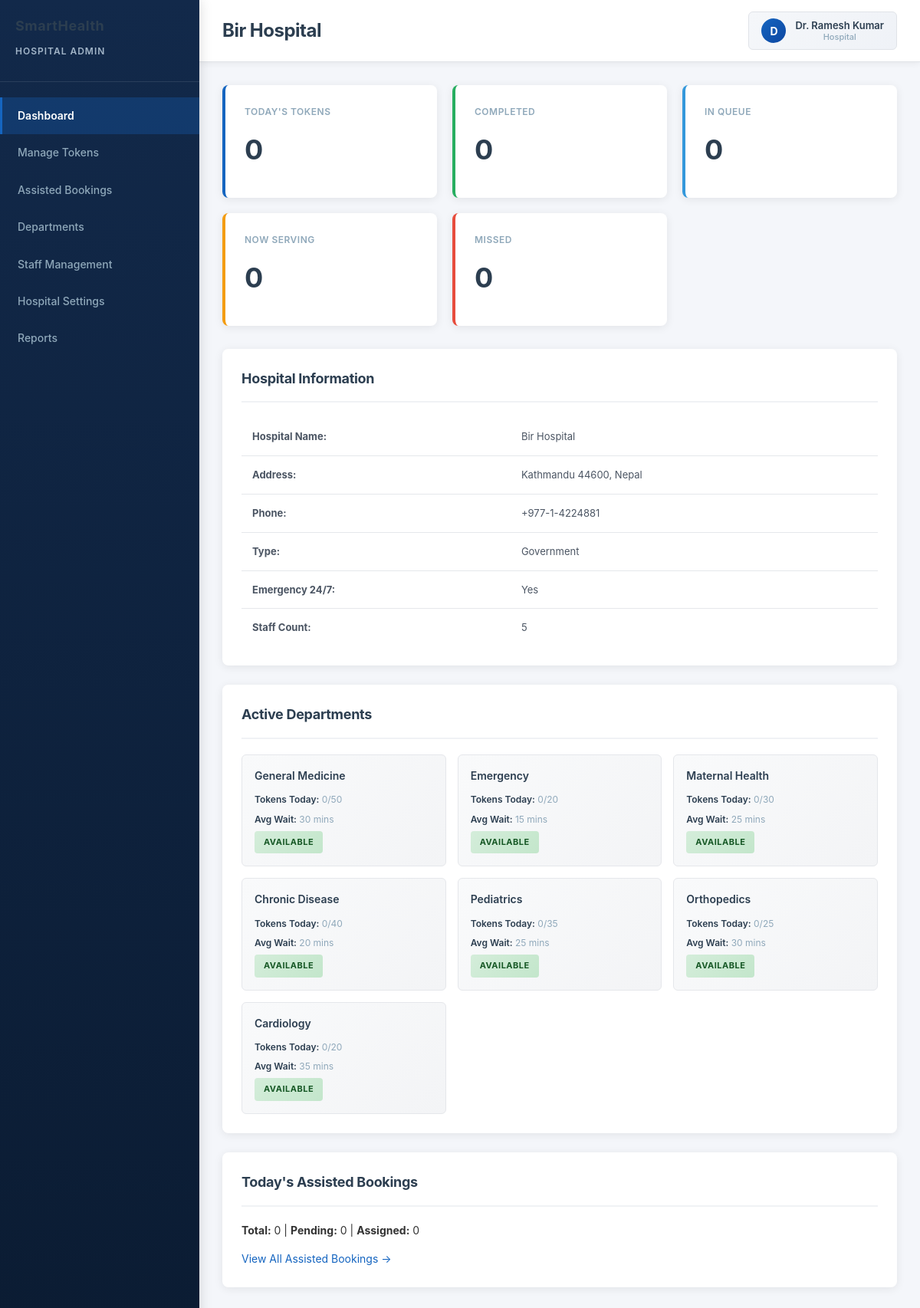
The app's page /admin/hospital/dashboard/ (signed in) with its own data.
### tables this page shows
CREATE TABLE `departments` (
  `id` int(11) NOT NULL AUTO_INCREMENT,
  PRIMARY KEY (`id`),
  `name_en` varchar(100) DEFAULT NULL,
  `name_ne` varchar(100) DEFAULT NULL,
  `description_en` text DEFAULT NULL,
  `description_ne` text DEFAULT NULL,
  `max_capacity` int(11) DEFAULT 50,
  `avg_service_time` int(11) DEFAULT 30,
  `current_load` int(11) DEFAULT 0,
  `is_active` tinyint(1) DEFAULT 1,
   
  `hospital_id` int(11) DEFAULT NULL,
  `dept_name` varchar(100) DEFAULT NULL,
  `capacity` int(11) DEFAULT NULL,
  `created_at` timestamp NOT NULL DEFAULT current_timestamp()
);

### admin/hospital/includes/context.php (called while the page is built, shortened)
<?php
require_once __DIR__ . '/../../../backend/config/database.php';
if (!function_exists('smarthealth_resolve_hospital_context')) {
    function smarthealth_resolve_hospital_context($db)
    {
        $adminId = (int) $_SESSION['admin_id'];
        $stmt = $db->prepare(
            "SELECT id, username, full_name, email, role, hospital_id, is_active
               FROM admins WHERE id = ? LIMIT 1"
        );
        $stmt->bind_param('i', $adminId);
        $stmt->execute();
        $admin = $stmt->get_result()->fetch_assoc();
        $accessType = strtolower($admin['role'] ?? '') === 'superadmin' ? 'super' : 'hospital';
        $hospitalId = (int) ($admin['hospital_id'] ?? 0);
        if ($hospitalId > 0) {
            $chk = $db->prepare("SELECT id FROM hospital_locations WHERE id = ? AND is_active = 1 LIMIT 1");
            $chk->bind_param('i', $hospitalId);
            $chk->execute();
            $valid = $chk->get_result()->fetch_assoc();
            if ($valid) {
                return ['ok' => true, 'access_type' => 'hospital', 'hospital_id' => $hospitalId, 'admin' => $admin];
            }
            return ['ok' => false, 'reason' => 'hospital_inactive'];
        }
        return ['ok' => false, 'reason' => 'no_hospital'];
    }
}
$hospital_context = smarthealth_resolve_hospital_context($db);
$hospital_id = $hospital_context['hospital_id'];

### admin/hospital/dashboard/index.php (the view, shortened to what this page needs)
<?php
require_once __DIR__ . '/../includes/context.php';
$dashboard_data = [];
try {
    require_once __DIR__ . '/../../backend/config/database.php';
    if ($hospital_id) {
        $hospitalQuery = "SELECT * FROM hospital_locations WHERE id = " . (int)$hospital_id;
        $hospitalResult = $db->query($hospitalQuery);
        $hospital = $hospitalResult ? $hospitalResult->fetch_assoc() : null;
        $tokensQuery = "SELECT
                        COUNT(*) as total_tokens,
                        SUM(CASE WHEN status = 'Completed' THEN 1 ELSE 0 END) as completed,
                        SUM(CASE WHEN status = 'Called' THEN 1 ELSE 0 END) as running,
                        SUM(CASE WHEN status IN ('Active', 'Pending', 'Confirmed', 'Rescheduled') THEN 1 ELSE 0 END) as pending,
                        SUM(CASE WHEN status = 'Missed' THEN 1 ELSE 0 END) as missed
                    FROM tokens
                    WHERE hospital_id = " . (int)$hospital_id . "
                    AND DATE(created_at) = CURDATE()";
        $tokensResult = $db->query($tokensQuery);
        $tokens_data = $tokensResult ? $tokensResult->fetch_assoc() : ['total_tokens' => 0, 'completed' => 0, 'running' => 0, 'pending' => 0, 'missed' => 0];
        $departmentsQuery = "SELECT d.*,
                           hd.hospital_id,
                           hd.max_tokens_per_day,
                           hd.available,
                           hd.is_active,
                           COUNT(t.id) as current_daily_tokens
                        FROM hospital_departments hd
                        INNER JOIN departments d ON hd.department_id = d.id
                        LEFT JOIN tokens t ON d.id = t.department_id
                        AND t.hospital_id = hd.hospital_id
                        AND DATE(t.created_at) = CURDATE()
                        WHERE hd.hospital_id = " . (int)$hospital_id . "
                        GROUP BY d.id, hd.id
                        LIMIT 10";
        $departmentsResult = $db->query($departmentsQuery);
        $departments = $departmentsResult ? $departmentsResult->fetch_all(MYSQLI_ASSOC) : [];
        $staffQuery = "SELECT COUNT(*) as count FROM hospital_staff WHERE hospital_id = " . (int)$hospital_id;
        $staffResult = $db->query($staffQuery);
        $staff_data = $staffResult ? $staffResult->fetch_assoc() : ['count' => 0];
        $bookingsQuery = "SELECT
                        COUNT(*) as total,
                        SUM(CASE WHEN status = 'Pending' THEN 1 ELSE 0 END) as pending,
                        SUM(CASE WHEN status = 'Confirmed' THEN 1 ELSE 0 END) as assigned
                    FROM assisted_bookings
                    WHERE hospital_id = " . (int)$hospital_id . "
                    AND DATE(booking_date) = CURDATE()";
        $bookingsResult = $db->query($bookingsQuery);
        $bookings_data = $bookingsResult ? $bookingsResult->fetch_assoc() : ['total' => 0, 'pending' => 0, 'assigned' => 0];
        $dashboard_data = [
            'success' => true,
            'hospital' => $hospital,
            'tokens_today' => $tokens_data,
            'departments' => $departments,
            'staff_count' => $staff_data['count'],
            'assisted_bookings' => $bookings_data
        ];
    } else {
        $dashboard_data = ['success' => false];
    }
} catch (Exception $e) {
    $error = 'Error: ' . $e->getMessage();
    $dashboard_data = ['success' => false];
}
require_once __DIR__ . '/../layouts/header.php';
?>
                <?php if (!empty($dashboard_data['success'])): ?>
                    <div class="dashboard-grid">
                        <div class="stat-card">
                            <h3>Today's Tokens</h3>
                            <div class="number"><?php echo $dashboard_data['tokens_today']['total_tokens'] ?? 0; ?></div>
                        </div>
                        <div class="stat-card success">
                            <h3>Completed</h3>
                            <div class="number"><?php echo $dashboard_data['tokens_today']['completed'] ?? 0; ?></div>
                        </div>
                        <div class="stat-card info">
                            <h3>In Queue</h3>
                            <div class="number"><?php echo $dashboard_data['tokens_today']['pending'] ?? 0; ?></div>
                        </div>
                        <div class="stat-card warning">
                            <h3>Now Serving</h3>
                            <div class="number"><?php echo $dashboard_data['tokens_today']['running'] ?? 0; ?></div>
                        </div>
                        <div class="stat-card emergency">
                            <h3>Missed</h3>
                            <div class="number"><?php echo $dashboard_data['tokens_today']['missed'] ?? 0; ?></div>
                        </div>
                    </div>
                    <div class="section">
                        <div class="section-title">Hospital Information</div>
                        <table>
                            <tr>
                                <td><strong>Hospital Name:</strong></td>
                                <td><?php echo htmlspecialchars($dashboard_data['hospital']['hospital_name']); ?></td>
                            </tr>
                            <tr>
                                <td><strong>Address:</strong></td>
                                <td><?php echo htmlspecialchars($dashboard_data['hospital']['address']); ?></td>
                            </tr>
                            <tr>
                                <td><strong>Phone:</strong></td>
                                <td><?php echo htmlspecialchars($dashboard_data['hospital']['phone']); ?></td>
                            </tr>
                            <tr>
                                <td><strong>Type:</strong></td>
                                <td><?php echo htmlspecialchars($dashboard_data['hospital']['type']); ?></td>
                            </tr>
                            <tr>
                                <td><strong>Emergency 24/7:</strong></td>
                                <td><?php echo $dashboard_data['hospital']['emergency_24_7'] ? 'Yes' : 'No'; ?></td>
                            </tr>
                            <tr>
                                <td><strong>Staff Count:</strong></td>
                                <td><?php echo $dashboard_data['staff_count']; ?></td>
                            </tr>
                        </table>
                    </div>
                    <div class="section">
                        <div class="section-title">Active Departments</div>
                        <div class="departments-grid">
                            <?php foreach ($dashboard_data['departments'] as $dept): ?>
                                <div class="department-card">
                                    <h4><?php echo htmlspecialchars($dept['name_en']); ?></h4>
                                    <p><strong>Tokens Today:</strong> <?php echo $dept['current_daily_tokens']; ?>/<?php echo $dept['max_tokens_per_day']; ?></p>
                                    <p><strong>Avg Wait:</strong> <?php echo $dept['avg_service_time']; ?> mins</p>
                                    <span class="status-badge <?php echo $dept['available'] ? 'active' : 'inactive'; ?>">
                                        <?php echo $dept['available'] ? 'Available' : 'Unavailable'; ?>
                                    </span>
                                </div>
                            <?php endforeach; ?>
                        </div>
                    </div>
                    <div class="section">
                        <div class="section-title">Today's Assisted Bookings</div>
                        <p style="margin-bottom: 15px;">
                            <strong>Total:</strong> <?php echo $dashboard_data['assisted_bookings']['total'] ?? 0; ?> |
                            <strong>Pending:</strong> <?php echo $dashboard_data['assisted_bookings']['pending'] ?? 0; ?> |
                            <strong>Assigned:</strong> <?php echo $dashboard_data['assisted_bookings']['assigned'] ?? 0; ?>
                        </p>
                        <a href="/smarthealth_nepal/admin/hospital/assisted-bookings/" style="color: #1565c0; text-decoration: none;">View All Assisted Bookings →</a>
                    </div>
                <?php else: ?>
                    <div class="alert alert-error">
                        Unable to load dashboard data. Please select a hospital.
                    </div>
                <?php endif; ?>
<?php require_once __DIR__ . '/../layouts/footer.php'; ?>

### admin/frontend/css/admin.css (style rules this page uses)
:root { --primary-color: #0056b3; --success-color: #28a745; --danger-color: #dc3545; --warning-color: #ffc107; --info-color: #17a2b8; --dark-color: #2c3e50; --light-color: #f8f9fa; }
* { margin: 0; padding: 0; box-sizing: border-box; }
body { background-color: var(--light-color); color: #333; font-family: 'Segoe UI', Tahoma, Geneva, Verdana, sans-serif; }
.stat-card { border-left: 4px solid var(--primary-color); padding: 20px; background: white; border-radius: 8px; }
.stat-card.success { border-left-color: var(--success-color); }
.stat-card.warning { border-left-color: var(--warning-color); }

### admin/hospital/layouts/header.php (style rules this page uses)
* { margin: 0; padding: 0; box-sizing: border-box; }
html, body { height: 100%; width: 100%; }
body { font-family: -apple-system, BlinkMacSystemFont, 'Segoe UI', Roboto, 'Helvetica Neue', Arial, sans-serif; background: #f4f6fa; color: #333; line-height: 1.6; font-size: 14px; }
.dashboard-grid { display: grid; grid-template-columns: repeat(auto-fit, minmax(250px, 1fr)); gap: 20px; margin-bottom: 30px; }
.stat-card { background: white; padding: 25px; border-radius: 8px; box-shadow: 0 2px 12px rgba(0, 0, 0, 0.08); border-left: 4px solid #1565c0; transition: all 0.3s ease; cursor: default; }
.stat-card.emergency { border-left-color: #e74c3c; }
.stat-card.success { border-left-color: #27ae60; }
.stat-card.warning { border-left-color: #f39c12; }
.stat-card.info { border-left-color: #3498db; }
.stat-card h3 { color: #8fa8ba; font-size: 12px; font-weight: 600; margin-bottom: 12px; text-transform: uppercase; letter-spacing: 0.5px; }
.stat-card .number { font-size: 36px; font-weight: 700; color: #2c3e50; margin-bottom: 8px; }
.section { background: white; padding: 25px; border-radius: 8px; box-shadow: 0 2px 12px rgba(0, 0, 0, 0.08); margin-bottom: 25px; }
.section-title { font-size: 18px; font-weight: 700; margin-bottom: 20px; color: #2c3e50; border-bottom: 2px solid #f0f2f5; padding-bottom: 15px; letter-spacing: -0.3px; }
.departments-grid { display: grid; grid-template-columns: repeat(auto-fill, minmax(200px, 1fr)); gap: 15px; }
.department-card { background: linear-gradient(135deg, #f9fafb 0%, #f3f4f6 100%); padding: 16px; border-radius: 6px; border: 1px solid #e5e7eb; transition: all 0.3s ease; }
.department-card h4 { color: #2c3e50; margin-bottom: 10px; font-weight: 600; font-size: 14px; }
.department-card p { font-size: 12px; color: #8fa8ba; margin: 6px 0; }
.department-card p strong { color: #2c3e50; font-weight: 600; }
.status-badge { display: inline-block; padding: 6px 12px; border-radius: 4px; font-size: 11px; font-weight: 700; text-transform: uppercase; letter-spacing: 0.5px; }
.status-badge.active { background: linear-gradient(135deg, #d4edda 0%, #c3e6cb 100%); color: #155724; }
table { width: 100%; border-collapse: collapse; overflow: hidden; }
table td { padding: 14px; border-bottom: 1px solid #e5e7eb; font-size: 13px; color: #4b5563; }
table tbody tr { transition: all 0.2s ease; }
table tbody tr:last-child td { border-bottom: none; }
h3 { color: #2c3e50; font-size: 16px; font-weight: 600; }
a { color: #1565c0; text-decoration: none; transition: all 0.3s ease; }

### records on screen
departments: name_en "General Medicine", current_daily_tokens "0", max_tokens_per_day "50", avg_service_time "30"
departments: name_en "Emergency", current_daily_tokens "0", max_tokens_per_day "20", avg_service_time "15"
departments: name_en "Maternal Health", current_daily_tokens "0", max_tokens_per_day "30", avg_service_time "25"
departments: name_en "Chronic Disease", current_daily_tokens "0", max_tokens_per_day "40", avg_service_time "20"
departments: name_en "Pediatrics", current_daily_tokens "0", max_tokens_per_day "35", avg_service_time "25"
departments: name_en "Orthopedics", current_daily_tokens "0", max_tokens_per_day "25", avg_service_time "30"
departments: name_en "Cardiology", current_daily_tokens "0", max_tokens_per_day "20", avg_service_time "35"

### other values on screen
$pageTitle "Bir Hospital"
substr($_SESSION['admin_name'] ?? 'A', 0, 1) "D"
$_SESSION['admin_name'] "Dr. Ramesh Kumar"
$_SESSION['access_type'] "Hospital"
$dashboard_data['tokens_today']['total_tokens'] "0"
$dashboard_data['tokens_today']['completed'] "0"
$dashboard_data['tokens_today']['pending'] "0"
$dashboard_data['tokens_today']['running'] "0"
$dashboard_data['tokens_today']['missed'] "0"
$dashboard_data['hospital']['hospital_name'] "Bir Hospital"
$dashboard_data['hospital']['address'] "Kathmandu 44600, Nepal"
$dashboard_data['hospital']['phone'] "+977-1-4224881"
$dashboard_data['hospital']['type'] "Government"
$dashboard_data['staff_count'] "5"
$dashboard_data['assisted_bookings']['total'] "0"
